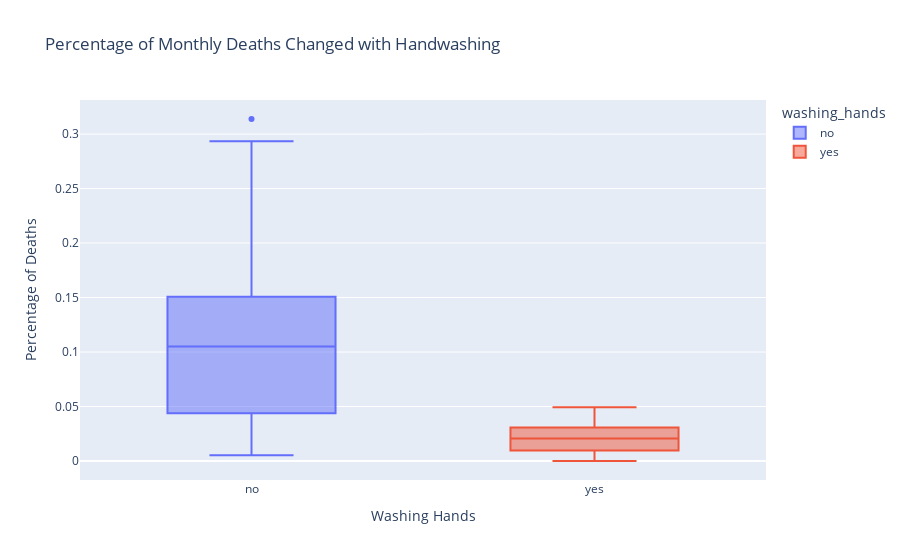

The code cell stored with this chart in its notebook:
### Code cell
box = px.box(df_monthly, x='washing_hands', y='pct_deaths', color='washing_hands', title='Percentage of Monthly Deaths Changed with Handwashing')
box.update_layout(xaxis_title='Washing Hands', yaxis_title='Percentage of Deaths')
box.show()

### Figure 1 — Plotly figure (JSON) as saved in the notebook; plotly's stock layout.template omitted (floating-point values rounded to 4 significant figures)
{"data": [{"alignmentgroup": "True", "hovertemplate": "washing_hands=%{x}<br>pct_deaths=%{y}<extra></extra>", "legendgroup": "no", "marker": {"color": "#636efa"}, "name": "no", "notched": false, "offsetgroup": "no", "orientation": "v", "showlegend": true, "type": "box", "x": ["no", "no", "no", "no", "no", "no", "no", "no", "no", "no", "no", "no", "no", "no", "no", "no", "no", "no", "no", "no", "no", "no", "no", "no", "no", "no", "no", "no", "no", "no", "no", "no", "no", "no", "no", "no", "no", "no", "no", "no", "no", "no", "no", "no", "no", "no", "no", "no", "no", "no", "no", "no", "no", "no", "no", "no", "no", "no", "no", "no", "no", "no", "no", "no", "no", "no", "no", "no", "no", "no", "no", "no", "no", "no", "no", "no"], "x0": " ", "xaxis": "x", "y": [0.1457, 0.07531, 0.04332, 0.01569, 0.007843, 0.05, 0.08421, 0.01351, 0.01878, 0.1102, 0.2255, 0.2085, 0.1222, 0.1023, 0.1074, 0.03226, 0.06593, 0.2078, 0.2546, 0.1839, 0.2934, 0.2297, 0.3138, 0.1912, 0.1597, 0.1241, 0.1193, 0.06098, 0.04082, 0.005236, 0.01554, 0.02262, 0.176, 0.07143, 0.08051, 0.1516, 0.1128, 0.1703, 0.1731, 0.05833, 0.02679, 0.04369, 0.0632, 0.01224, 0.03226, 0.1102, 0.1055, 0.07591, 0.04745, 0.04452, 0.04231, 0.04392, 0.07143, 0.06122, 0.03586, 0.1055, 0.1484, 0.1094, 0.1049, 0.1339, 0.1809, 0.1543, 0.1897, 0.1344, 0.1015, 0.131, 0.1806, 0.1439, 0.1496, 0.1077, 0.05369, 0.03215, 0.01923, 0.03607, 0.1827, 0.1224], "y0": " ", "yaxis": "y"}, {"alignmentgroup": "True", "hovertemplate": "washing_hands=%{x}<br>pct_deaths=%{y}<extra></extra>", "legendgroup": "yes", "marker": {"color": "#EF553B"}, "name": "yes", "notched": false, "offsetgroup": "yes", "orientation": "v", "showlegend": true, "type": "box", "x": ["yes", "yes", "yes", "yes", "yes", "yes", "yes", "yes", "yes", "yes", "yes", "yes", "yes", "yes", "yes", "yes", "yes", "yes", "yes", "yes", "yes", "yes"], "x0": " ", "xaxis": "x", "y": [0.02239, 0.012, 0.01894, 0.0458, 0.03957, 0.04472, 0.0293, 0.03534, 0.006873, 0, 0.006557, 0.009585, 0.01136, 0.003717, 0, 0.009615, 0.02341, 0.02903, 0.0134, 0.02233, 0.03085, 0.04926], "y0": " ", "yaxis": "y"}], "layout": {"boxmode": "overlay", "legend": {"title": {"text": "washing_hands"}, "tracegroupgap": 0}, "title": {"text": "Percentage of Monthly Deaths Changed with Handwashing"}, "xaxis": {"anchor": "y", "categoryarray": ["no", "yes"], "categoryorder": "array", "domain": [0, 1], "title": {"text": "Washing Hands"}}, "yaxis": {"anchor": "x", "domain": [0, 1], "title": {"text": "Percentage of Deaths"}}}}
